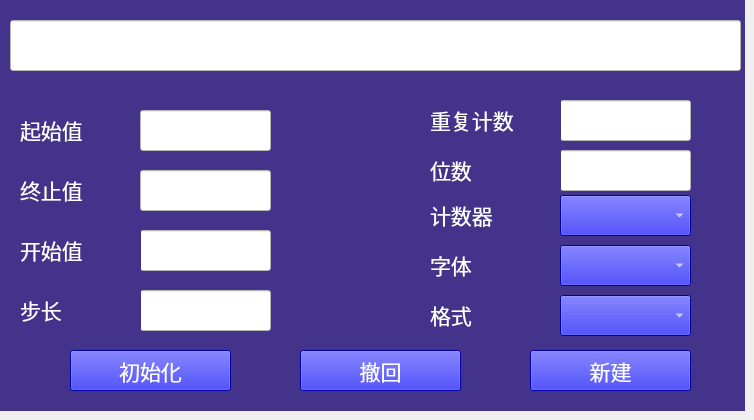
   <widget class="QWidget" name="serialTab">
    <attribute name="title">
     <string>序列号</string>
    </attribute>
    <widget class="QLabel" name="formatSerialLab">
     <property name="geometry">
      <rect>
       <x>430</x>
       <y>295</y>
       <width>131</width>
       <height>41</height>
      </rect>
     </property>
     <property name="minimumSize">
      <size>
       <width>101</width>
       <height>41</height>
      </size>
     </property>
     <property name="font">
      <font>
       <family>楷体</family>
       <pointsize>16</pointsize>
      </font>
     </property>
     <property name="styleSheet">
      <string notr="true">color: rgb(255, 255, 255);
background-color: rgb(67,51, 139);</string>
     </property>
     <property name="text">
      <string>&lt;html&gt;&lt;head/&gt;&lt;body&gt;&lt;p&gt;&lt;span style=&quot; color:#ffffff;&quot;&gt;格式&lt;/span&gt;&lt;/p&gt;&lt;/body&gt;&lt;/html&gt;</string>
     </property>
     <property name="alignment">
      <set>Qt::AlignLeading|Qt::AlignLeft|Qt::AlignVCenter</set>
     </property>
    </widget>
    <widget class="QLabel" name="fontTypeSerialLab">
     <property name="geometry">
      <rect>
       <x>430</x>
       <y>245</y>
       <width>131</width>
       <height>41</height>
      </rect>
     </property>
     <property name="minimumSize">
      <size>
       <width>101</width>
       <height>41</height>
      </size>
     </property>
     <property name="font">
      <font>
       <family>楷体</family>
       <pointsize>16</pointsize>
      </font>
     </property>
     <property name="styleSheet">
      <string notr="true">color: rgb(255, 255, 255);
background-color: rgb(67,51, 139);</string>
     </property>
     <property name="text">
      <string>&lt;html&gt;&lt;head/&gt;&lt;body&gt;&lt;p&gt;&lt;span style=&quot; color:#ffffff;&quot;&gt;字体&lt;/span&gt;&lt;/p&gt;&lt;/body&gt;&lt;/html&gt;</string>
     </property>
     <property name="alignment">
      <set>Qt::AlignLeading|Qt::AlignLeft|Qt::AlignVCenter</set>
     </property>
    </widget>
    <widget class="QComboBox" name="fontTypeSerialComBox">
     <property name="geometry">
      <rect>
       <x>560</x>
       <y>245</y>
       <width>131</width>
       <height>41</height>
      </rect>
     </property>
     <property name="font">
      <font>
       <family>宋体</family>
       <pointsize>14</pointsize>
      </font>
     </property>
     <property name="styleSheet">
      <string notr="true">color: rgb(255, 255, 255);
background-color: rgb(0, 0, 230);</string>
     </property>
    </widget>
    <widget class="QComboBox" name="formatSerialComBox">
     <property name="geometry">
      <rect>
       <x>560</x>
       <y>295</y>
       <width>131</width>
       <height>41</height>
      </rect>
     </property>
     <property name="font">
      <font>
       <family>宋体</family>
       <pointsize>14</pointsize>
      </font>
     </property>
     <property name="styleSheet">
      <string notr="true">color: rgb(255, 255, 255);
background-color: rgb(0, 0, 230);</string>
     </property>
    </widget>
    <widget class="QLabel" name="counterSerialLab">
     <property name="geometry">
      <rect>
       <x>430</x>
       <y>195</y>
       <width>131</width>
       <height>41</height>
      </rect>
     </property>
     <property name="minimumSize">
      <size>
       <width>101</width>
       <height>41</height>
      </size>
     </property>
     <property name="font">
      <font>
       <family>楷体</family>
       <pointsize>16</pointsize>
      </font>
     </property>
     <property name="styleSheet">
      <string notr="true">color: rgb(255, 255, 255);
background-color: rgb(67,51, 139);</string>
     </property>
     <property name="text">
      <string>&lt;html&gt;&lt;head/&gt;&lt;body&gt;&lt;p&gt;&lt;span style=&quot; color:#ffffff;&quot;&gt;计数器&lt;/span&gt;&lt;/p&gt;&lt;/body&gt;&lt;/html&gt;</string>
     </property>
     <property name="alignment">
      <set>Qt::AlignLeading|Qt::AlignLeft|Qt::AlignVCenter</set>
     </property>
    </widget>
    <widget class="QComboBox" name="counterSerialComBox">
     <property name="geometry">
      <rect>
       <x>560</x>
       <y>195</y>
       <width>131</width>
       <height>41</height>
      </rect>
     </property>
     <property name="font">
      <font>
       <family>宋体</family>
       <pointsize>14</pointsize>
      </font>
     </property>
     <property name="styleSheet">
      <string notr="true">color: rgb(255, 255, 255);
background-color: rgb(0, 0, 230);</string>
     </property>
    </widget>
    <widget class="QPushButton" name="newSerialBut">
     <property name="geometry">
      <rect>
       <x>530</x>
       <y>350</y>
       <width>161</width>
       <height>41</height>
      </rect>
     </property>
     <property name="font">
      <font>
       <family>楷体</family>
       <pointsize>16</pointsize>
      </font>
     </property>
     <property name="styleSheet">
      <string notr="true">color: rgb(255, 255, 255);
background-color: rgb(0, 0, 230);</string>
     </property>
     <property name="text">
      <string>新建</string>
     </property>
    </widget>
    <widget class="lineedit_click" name="serialLineEdit">
     <property name="geometry">
      <rect>
       <x>10</x>
       <y>20</y>
       <width>731</width>
       <height>51</height>
      </rect>
     </property>
     <property name="font">
      <font>
       <family>楷体</family>
       <pointsize>16</pointsize>
      </font>
     </property>
     <property name="styleSheet">
      <string notr="true">background-color: rgb(255, 255, 255);</string>
     </property>
    </widget>
    <widget class="QLabel" name="initialValSerialLab">
     <property name="geometry">
      <rect>
       <x>20</x>
       <y>110</y>
       <width>121</width>
       <height>41</height>
      </rect>
     </property>
     <property name="minimumSize">
      <size>
       <width>101</width>
       <height>41</height>
      </size>
     </property>
     <property name="font">
      <font>
       <family>楷体</family>
       <pointsize>16</pointsize>
      </font>
     </property>
     <property name="styleSheet">
      <string notr="true">color: rgb(255, 255, 255);
background-color: rgb(67,51, 139);</string>
     </property>
     <property name="text">
      <string>&lt;html&gt;&lt;head/&gt;&lt;body&gt;&lt;p&gt;&lt;span style=&quot; color:#ffffff;&quot;&gt;起始值&lt;/span&gt;&lt;/p&gt;&lt;/body&gt;&lt;/html&gt;</string>
     </property>
     <property name="alignment">
      <set>Qt::AlignLeading|Qt::AlignLeft|Qt::AlignVCenter</set>
     </property>
    </widget>
    <widget class="lineedit_click" name="initialValSerialLineEdit">
     <property name="geometry">
      <rect>
       <x>140</x>
       <y>110</y>
       <width>131</width>
       <height>41</height>
      </rect>
     </property>
     <property name="font">
      <font>
       <family>楷体</family>
       <pointsize>16</pointsize>
      </font>
     </property>
     <property name="styleSheet">
      <string notr="true">background-color: rgb(255, 255, 255);</string>
     </property>
    </widget>
    <widget class="QLabel" name="termValSerialLab">
     <property name="geometry">
      <rect>
       <x>20</x>
       <y>170</y>
       <width>121</width>
       <height>41</height>
      </rect>
     </property>
     <property name="minimumSize">
      <size>
       <width>101</width>
       <height>41</height>
      </size>
     </property>
     <property name="font">
      <font>
       <family>楷体</family>
       <pointsize>16</pointsize>
      </font>
     </property>
     <property name="styleSheet">
      <string notr="true">color: rgb(255, 255, 255);
background-color: rgb(67,51, 139);</string>
     </property>
     <property name="text">
      <string>&lt;html&gt;&lt;head/&gt;&lt;body&gt;&lt;p&gt;&lt;span style=&quot; color:#ffffff;&quot;&gt;终止值&lt;/span&gt;&lt;/p&gt;&lt;/body&gt;&lt;/html&gt;</string>
     </property>
     <property name="alignment">
      <set>Qt::AlignLeading|Qt::AlignLeft|Qt::AlignVCenter</set>
     </property>
    </widget>
    <widget class="lineedit_click" name="termValSerialLineEdit">
     <property name="geometry">
      <rect>
       <x>140</x>
       <y>170</y>
       <width>131</width>
       <height>41</height>
      </rect>
     </property>
     <property name="font">
      <font>
       <family>楷体</family>
       <pointsize>16</pointsize>
      </font>
     </property>
     <property name="styleSheet">
      <string notr="true">background-color: rgb(255, 255, 255);</string>
     </property>
    </widget>
    <widget class="lineedit_click" name="startValSerialLineEdit">
     <property name="geometry">
      <rect>
       <x>140</x>
       <y>230</y>
       <width>131</width>
       <height>41</height>
      </rect>
     </property>
     <property name="font">
      <font>
       <family>楷体</family>
       <pointsize>16</pointsize>
      </font>
     </property>
     <property name="styleSheet">
      <string notr="true">background-color: rgb(255, 255, 255);</string>
     </property>
    </widget>
    <widget class="QLabel" name="startValSerialLab">
     <property name="geometry">
      <rect>
       <x>20</x>
       <y>230</y>
       <width>121</width>
       <height>41</height>
      </rect>
     </property>
     <property name="minimumSize">
      <size>
       <width>101</width>
       <height>41</height>
      </size>
     </property>
     <property name="font">
      <font>
       <family>楷体</family>
       <pointsize>16</pointsize>
      </font>
     </property>
     <property name="styleSheet">
      <string notr="true">color: rgb(255, 255, 255);
background-color: rgb(67,51, 139);</string>
     </property>
     <property name="text">
      <string>&lt;html&gt;&lt;head/&gt;&lt;body&gt;&lt;p&gt;&lt;span style=&quot; color:#ffffff;&quot;&gt;开始值&lt;/span&gt;&lt;/p&gt;&lt;/body&gt;&lt;/html&gt;</string>
     </property>
     <property name="alignment">
      <set>Qt::AlignLeading|Qt::AlignLeft|Qt::AlignVCenter</set>
     </property>
    </widget>
    <widget class="lineedit_click" name="stepLenSerialLineEdit">
     <property name="geometry">
      <rect>
       <x>140</x>
       <y>290</y>
       <width>131</width>
       <height>41</height>
      </rect>
     </property>
     <property name="font">
      <font>
       <family>楷体</family>
       <pointsize>16</pointsize>
      </font>
     </property>
     <property name="styleSheet">
      <string notr="true">background-color: rgb(255, 255, 255);</string>
     </property>
    </widget>
    <widget class="QLabel" name="stepLenSerialLab">
     <property name="geometry">
      <rect>
       <x>20</x>
       <y>290</y>
       <width>121</width>
       <height>41</height>
      </rect>
     </property>
     <property name="minimumSize">
      <size>
       <width>101</width>
       <height>41</height>
      </size>
     </property>
     <property name="font">
      <font>
       <family>楷体</family>
       <pointsize>16</pointsize>
      </font>
     </property>
     <property name="styleSheet">
      <string notr="true">color: rgb(255, 255, 255);
background-color: rgb(67,51, 139);</string>
     </property>
     <property name="text">
      <string>&lt;html&gt;&lt;head/&gt;&lt;body&gt;&lt;p&gt;&lt;span style=&quot; color:#ffffff;&quot;&gt;步长&lt;/span&gt;&lt;/p&gt;&lt;/body&gt;&lt;/html&gt;</string>
     </property>
     <property name="alignment">
      <set>Qt::AlignLeading|Qt::AlignLeft|Qt::AlignVCenter</set>
     </property>
    </widget>
    <widget class="lineedit_click" name="reptCountSerialLineEdit">
     <property name="geometry">
      <rect>
       <x>560</x>
       <y>100</y>
       <width>131</width>
       <height>41</height>
      </rect>
     </property>
     <property name="font">
      <font>
       <family>楷体</family>
       <pointsize>16</pointsize>
      </font>
     </property>
     <property name="styleSheet">
      <string notr="true">background-color: rgb(255, 255, 255);</string>
     </property>
    </widget>
    <widget class="QLabel" name="reptCountSerialLab">
     <property name="geometry">
      <rect>
       <x>430</x>
       <y>100</y>
       <width>131</width>
       <height>41</height>
      </rect>
     </property>
     <property name="minimumSize">
      <size>
       <width>101</width>
       <height>41</height>
      </size>
     </property>
     <property name="font">
      <font>
       <family>楷体</family>
       <pointsize>16</pointsize>
      </font>
     </property>
     <property name="styleSheet">
      <string notr="true">color: rgb(255, 255, 255);
background-color: rgb(67,51, 139);</string>
     </property>
     <property name="text">
      <string>&lt;html&gt;&lt;head/&gt;&lt;body&gt;&lt;p&gt;&lt;span style=&quot; color:#ffffff;&quot;&gt;重复计数&lt;/span&gt;&lt;/p&gt;&lt;/body&gt;&lt;/html&gt;</string>
     </property>
     <property name="alignment">
      <set>Qt::AlignLeading|Qt::AlignLeft|Qt::AlignVCenter</set>
     </property>
    </widget>
    <widget class="lineedit_click" name="digitSerialLineEdit">
     <property name="geometry">
      <rect>
       <x>560</x>
       <y>150</y>
       <width>131</width>
       <height>41</height>
      </rect>
     </property>
     <property name="font">
      <font>
       <family>楷体</family>
       <pointsize>16</pointsize>
      </font>
     </property>
     <property name="styleSheet">
      <string notr="true">background-color: rgb(255, 255, 255);</string>
     </property>
    </widget>
    <widget class="QLabel" name="digitSerialLab">
     <property name="geometry">
      <rect>
       <x>430</x>
       <y>150</y>
       <width>131</width>
       <height>41</height>
      </rect>
     </property>
     <property name="minimumSize">
      <size>
       <width>101</width>
       <height>41</height>
      </size>
     </property>
     <property name="font">
      <font>
       <family>楷体</family>
       <pointsize>16</pointsize>
      </font>
     </property>
     <property name="styleSheet">
      <string notr="true">color: rgb(255, 255, 255);
background-color: rgb(67,51, 139);</string>
     </property>
     <property name="text">
      <string>&lt;html&gt;&lt;head/&gt;&lt;body&gt;&lt;p&gt;&lt;span style=&quot; color:#ffffff;&quot;&gt;位数&lt;/span&gt;&lt;/p&gt;&lt;/body&gt;&lt;/html&gt;</string>
     </property>
     <property name="alignment">
      <set>Qt::AlignLeading|Qt::AlignLeft|Qt::AlignVCenter</set>
     </property>
    </widget>
    <widget class="QPushButton" name="withdrawSerialBut">
     <property name="geometry">
      <rect>
       <x>300</x>
       <y>350</y>
       <width>161</width>
       <height>41</height>
      </rect>
     </property>
     <property name="font">
      <font>
       <family>楷体</family>
       <pointsize>16</pointsize>
      </font>
     </property>
     <property name="styleSheet">
      <string notr="true">color: rgb(255, 255, 255);
background-color: rgb(0, 0, 230);</string>
     </property>
     <property name="text">
      <string>撤回</string>
     </property>
    </widget>
    <widget class="QPushButton" name="initialSerialBut">
     <property name="geometry">
      <rect>
       <x>70</x>
       <y>350</y>
       <width>161</width>
       <height>41</height>
      </rect>
     </property>
     <property name="font">
      <font>
       <family>楷体</family>
       <pointsize>16</pointsize>
      </font>
     </property>
     <property name="styleSheet">
      <string notr="true">color: rgb(255, 255, 255);
background-color: rgb(0, 0, 230);</string>
     </property>
     <property name="text">
      <string>初始化</string>
     </property>
    </widget>
    <widget class="QLabel" name="serialBGlLbel">
     <property name="geometry">
      <rect>
       <x>0</x>
       <y>0</y>
       <width>745</width>
       <height>411</height>
      </rect>
     </property>
     <property name="styleSheet">
      <string notr="true">background-color: rgb(67,51, 139);</string>
     </property>
     <property name="text">
      <string/>
     </property>
    </widget>
    <zorder>serialBGlLbel</zorder>
    <zorder>formatSerialLab</zorder>
    <zorder>fontTypeSerialLab</zorder>
    <zorder>fontTypeSerialComBox</zorder>
    <zorder>formatSerialComBox</zorder>
    <zorder>counterSerialLab</zorder>
    <zorder>counterSerialComBox</zorder>
    <zorder>newSerialBut</zorder>
    <zorder>serialLineEdit</zorder>
    <zorder>initialValSerialLab</zorder>
    <zorder>initialValSerialLineEdit</zorder>
    <zorder>termValSerialLab</zorder>
    <zorder>termValSerialLineEdit</zorder>
    <zorder>startValSerialLineEdit</zorder>
    <zorder>startValSerialLab</zorder>
    <zorder>stepLenSerialLineEdit</zorder>
    <zorder>stepLenSerialLab</zorder>
    <zorder>reptCountSerialLineEdit</zorder>
    <zorder>reptCountSerialLab</zorder>
    <zorder>digitSerialLineEdit</zorder>
    <zorder>digitSerialLab</zorder>
    <zorder>withdrawSerialBut</zorder>
    <zorder>initialSerialBut</zorder>
   </widget>
